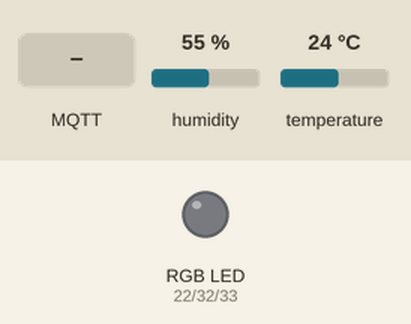
A sketch run on a simulated ESP32. Shown: an RGB LED mixed from three pins (HIGH = lit). Inputs (shaded band) come from the test bench; at power-on: humidity 55 %, temperature 24 °C. WiFi joins after 1.5 s; servers stay silent unless stated; no MQTT or app messages arrive unless stated; what the sketch prints to the serial monitor is not drawn.

Above: at 2.7 s.
2.8 s: MQTT message "1" arrives on the first subscribed topic
At 4.5 s:
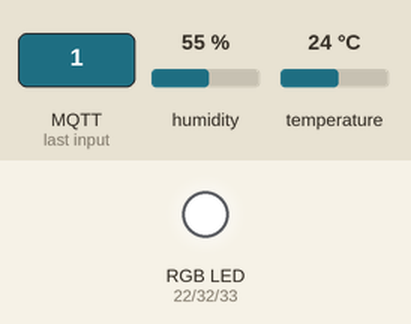
5.0 s: MQTT message "on" arrives on the first subscribed topic
7.0 s: MQTT message "off" arrives on the first subscribed topic
Timing chart, 0 to 10.0 s (numbered marks = the images above; inputs shaded):
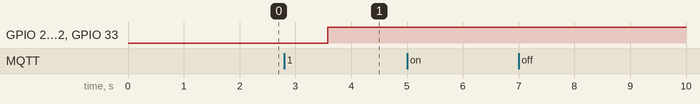

Measured:
- after the input at 2.8 s, GPIO 22 (red), GPIO 32 (green), GPIO 33 (blue): LOW → HIGH after 0.78 s
- after the input at 5.0 s, every drawn part: stays the same
- after the input at 7.0 s, every drawn part: stays the same

The sketch:

esp32Workshop_mjs4000.ino
```cpp
#include "WiFi.h"
#include <DHT.h>
#include <ArduinoJson.h>
#include <PubSubClient.h>

// --------------------------------------------------------------------------------------------
//        UPDATE CONFIGURATION TO MATCH YOUR ENVIRONMENT
// --------------------------------------------------------------------------------------------

// Add GPIO pins used to connect devices
int red = 22;
int green = 32;
int blue = 33;
#define DHT_PIN 23 // GPIO pin the data line of the DHT sensor is connected to

// Specify DHT11 (Blue) or DHT22 (White) sensor
#define DHTTYPE DHT11
//#define NEOPIXEL_TYPE NEO_RGB + NEO_KHZ800

// Temperatures to set LED by (assume temp in C)
#define ALARM_COLD 0.0
#define ALARM_HOT 30.0
#define WARN_COLD 10.0
#define WARN_HOT 25.0


// Add WiFi connection information
char ssid[] = "Network";  // your network SSID (name)
char pass[] = "Password";  // your network password

// MQTT connection details
#define MQTT_HOST "broker.mqtt.cool"
#define MQTT_PORT 1883
#define MQTT_DEVICEID "d:hwu:esp8266:< mjs4000 >"
#define MQTT_USER "" // no need for authentication, for now
#define MQTT_TOKEN "" // no need for authentication, for now
#define MQTT_TOPIC "< mjs4000 >/evt/status/fmt/json"
#define MQTT_TOPIC_DISPLAY "< mjs4000 >/cmd/display/fmt/json"
#define MQTT_TOPIC_INTERVAL "< mjs4000 >/cmd/interval/fmt/json"

// --------------------------------------------------------------------------------------------
//        SHOULD NOT NEED TO CHANGE ANYTHING BELOW THIS LINE
// --------------------------------------------------------------------------------------------
DHT dht(DHT_PIN, DHTTYPE);

// variables to hold data
StaticJsonDocument<100> jsonDoc;
JsonObject payload = jsonDoc.to<JsonObject>();
JsonObject status = payload.createNestedObject("d");
StaticJsonDocument<100> jsonReceiveDoc;
static char msg[50];

float h = 0.0; // humidity
float t = 0.0; // temperature
int redBrightness = 0;
int greenBrightness = 0;
int blueBrightness = 0;
int ReportingInterval = 10;  // Reporting Interval seconds

// MQTT objects
void callback(char* topic, byte* payload, unsigned int length);
WiFiClient wifiClient;
PubSubClient mqtt(MQTT_HOST, MQTT_PORT, callback, wifiClient);

void callback(char* topic, byte* payload, unsigned int length) {
  // handle message arrived
  Serial.print("Message arrived [");
  Serial.print(topic);
  Serial.print("] : ");

  payload[length] = 0; // ensure valid content is zero terminated so can treat as c-string
  Serial.println((char *)payload);
  DeserializationError err = deserializeJson(jsonReceiveDoc, (char *)payload);
  if (err) {
    Serial.print(F("deserializeJson() failed with code "));
    Serial.println(err.c_str());
  } else {
    JsonObject cmdData = jsonReceiveDoc.as<JsonObject>();
    if (0 == strcmp(topic, MQTT_TOPIC_DISPLAY)) {
      //valid message received
      redBrightness = cmdData["r"];
      greenBrightness = cmdData["g"];
      blueBrightness = cmdData["b"];
      jsonReceiveDoc.clear();
      blueBrightness = 255 - blueBrightness;
      redBrightness = 255 - redBrightness;
      greenBrightness = 255 - greenBrightness;
      analogWrite(red, redBrightness);
      analogWrite(green, greenBrightness);
      analogWrite(blue, blueBrightness);

    } else if (0 == strcmp(topic, MQTT_TOPIC_INTERVAL)) {
      //valid message received
      ReportingInterval = cmdData["Interval"];
      Serial.print("Reporting Interval has been changed:");
      Serial.println(ReportingInterval);
      jsonReceiveDoc.clear();
    } else {
      Serial.println("Unknown command received");
    }
  }
}

void setup() {
  // put your setup code here, to run once
  // Start serial console
  Serial.begin(115200);
  pinMode(red, OUTPUT);
  pinMode(green, OUTPUT);
  pinMode(blue, OUTPUT);
  Serial.setTimeout(2000);
  while (!Serial) { }
  Serial.println();
  Serial.println("ESP8266 Sensor Application");

  // Start WiFi connection
  WiFi.mode(WIFI_STA);
  WiFi.begin(ssid, pass);
  while (WiFi.status() != WL_CONNECTED) {
    delay(500);
    Serial.print(".");
  }
  Serial.println("");
  Serial.println("WiFi Connected");

  // Start connected devices
  dht.begin();
  //pixel.begin();

    // Connect to MQTT broker
  if (mqtt.connect(MQTT_DEVICEID, MQTT_USER, MQTT_TOKEN)) {
    Serial.println("MQTT Connected");
    mqtt.subscribe(MQTT_TOPIC_DISPLAY);
    mqtt.subscribe(MQTT_TOPIC_INTERVAL);

  } else {
    Serial.println("MQTT Failed to connect!");
    ESP.restart();
  }

}

void loop() {
  // put your main code here, to run repeatedly:
  mqtt.loop();
  while (!mqtt.connected()) {
    Serial.print("Attempting MQTT connection...");
    // Attempt to connect
    if (mqtt.connect(MQTT_DEVICEID, MQTT_USER, MQTT_TOKEN)) {
      Serial.println("MQTT Connected");
      mqtt.subscribe(MQTT_TOPIC_DISPLAY);
      mqtt.subscribe(MQTT_TOPIC_INTERVAL);
      mqtt.loop();
    } else {
      Serial.println("MQTT Failed to connect!");
      delay(5000);
    }
  }
  h = dht.readHumidity();
  t = dht.readTemperature(); // uncomment this line for Celsius
  // t = dht.readTemperature(true); // uncomment this line for Fahrenheit

  // Check if any reads failed and exit early (to try again).
  if (isnan(h) || isnan(t)) {
    Serial.println("Failed to read from DHT sensor!");
  } else {
    // Set RGB LED Colour based on temp (0 for want off, 255 for want on), now controlled by MQTT command
    //blueBrightness = (t < ALARM_COLD) ? 255 : ((t < WARN_COLD) ? 150 : 0);
    //redBrightness = (t >= ALARM_HOT) ? 255 : ((t > WARN_HOT) ? 150 : 0);
    //greenBrightness = (t > ALARM_COLD) ? ((t <= WARN_HOT) ? 255 : ((t < ALARM_HOT) ? 150 : 0)) : 0;
    //blueBrightness = 255 - blueBrightness;
    //redBrightness = 255 - redBrightness;
    //greenBrightness = 255 - greenBrightness;
    //analogWrite(red, redBrightness);
    //analogWrite(green, greenBrightness);
    //analogWrite(blue, blueBrightness);

    // Print Message to console in JSON format
    status["temp"] = t;
    status["humidity"] = h;
    serializeJson(jsonDoc, msg, 50);
    Serial.println(msg);
    if (!mqtt.publish(MQTT_TOPIC, msg)) {
      Serial.println("MQTT Publish failed");
    }
  }
  Serial.print("ReportingInterval :");
  Serial.print(ReportingInterval);
  Serial.println();
    // Pause - but keep polling MQTT for incoming messages
  for (int i = 0; i < ReportingInterval; i++) {
    mqtt.loop();
    delay(1000);
  }

}
```
